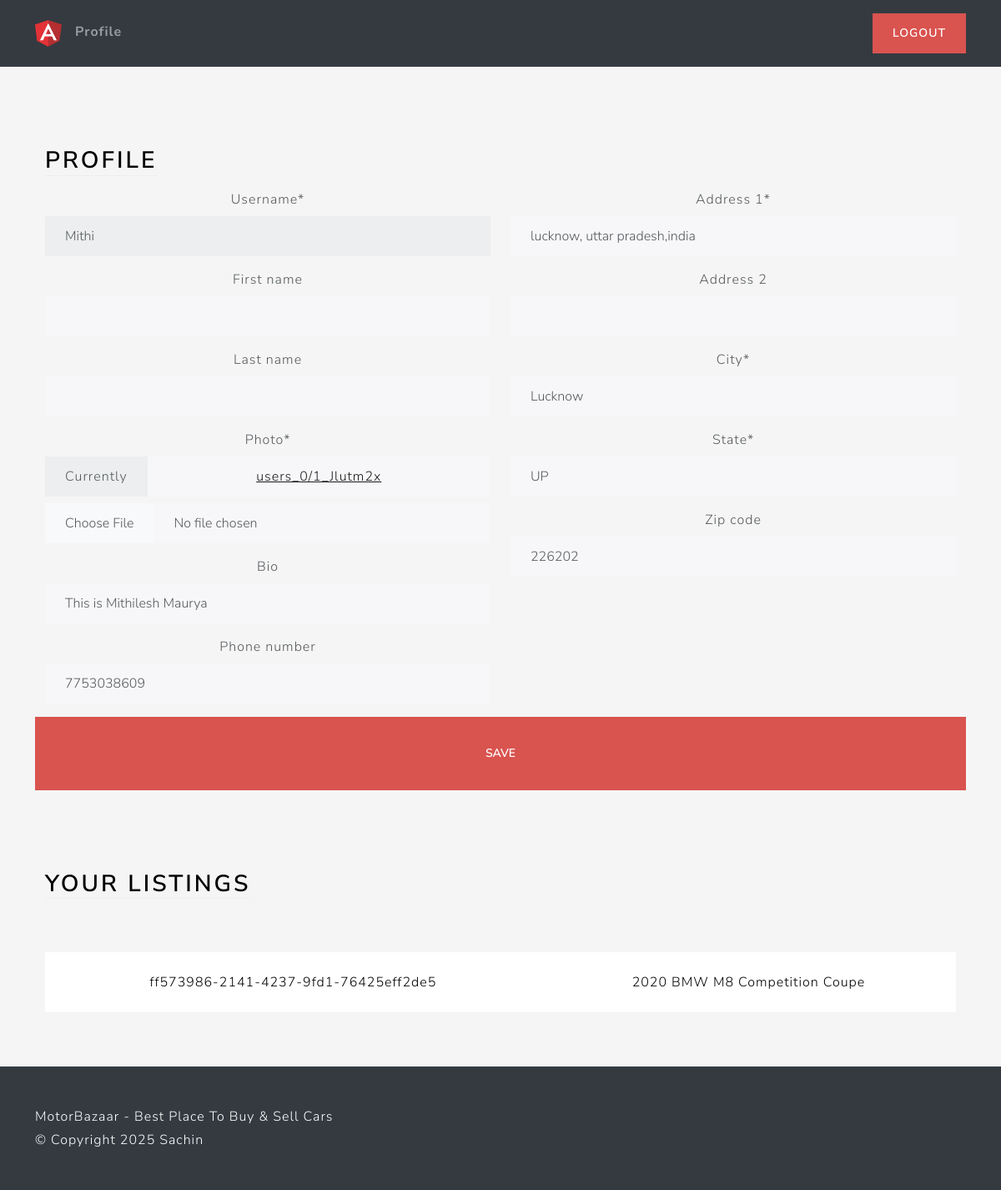
/profile/ (signed in), run on an earlier commit of the app's database.
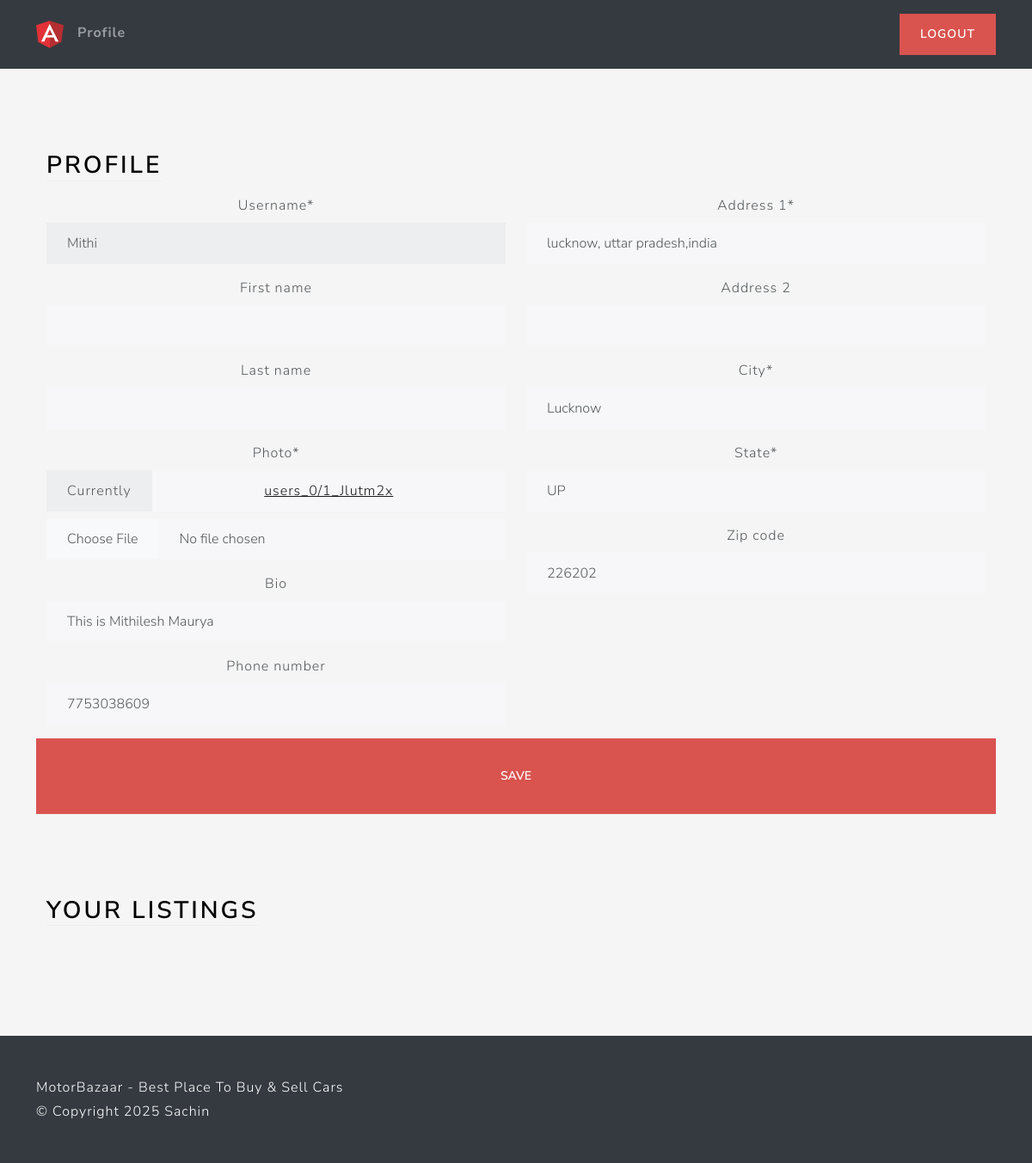
And on a later commit of the database.
### mainapp/models.py (models this page shows, shortened)
class Listing(models.Model):
    id=models.UUIDField(primary_key=True, default=uuid.uuid4,unique=True, editable=False)
    created_at=models.DateTimeField(auto_now_add=True)
    updated_at=models.DateTimeField(auto_now=True)
    seller=models.ForeignKey(Profile, on_delete=models.CASCADE) #when profile get deleted, all listings will be deleted
    brands=models.CharField(max_length=30,choices=CAR_BRANDS,default=None)
    model=models.CharField(max_length=100)
    plateNumber=models.CharField(max_length=10)
    mileage=models.IntegerField(default=0)
    color=models.CharField(max_length=30,default='white')
    description=models.TextField()
    engine=models.CharField(max_length=30)
    transmission=models.CharField(max_length=30,choices=TRANSMISSION,default=None)
    location=models.OneToOneField(Location,on_delete=models.SET_NULL,null=True)
    image=models.ImageField(upload_to=user_listing_path)

### users/views.py (the view, shortened to what this page needs)
# urls.py: path('profile/',ProfileView.as_view(),name='profile'),
@method_decorator(login_required,name='dispatch')
class ProfileView(View):
    def get(self,request):
        user_listing=Listing.objects.filter(seller=request.user.profile)
        user_form=UserForm(instance=request.user)
        profile_form=ProfileForm(instance=request.user.profile)
        location_form=LocationForm(instance=request.user.profile.location)
        return render(request,'views/profile.html',{'user_form':user_form,'profile_form':profile_form,'location_form':location_form,'user_listing':user_listing})

### users/forms.py
class UserForm(forms.ModelForm):
    username=forms.CharField(disabled=True)
    class Meta:
        model=User
        fields=('username','first_name','last_name')

class ProfileForm(forms.ModelForm):
    class Meta:
        model=Profile
        fields=('photo','bio','phone_number')

### users/templates/views/profile.html (shortened to what this page needs)
{% extends "base/base.html" %}
{% load static %}
{% load crispy_forms_tags %}
{% block 'body' %}
<div class="container-fluid text-center py-5">
    <div class="container px-4 py-5" id="hanging-icons">
        <div class="row g-4">
            <div class="col d-flex align-items-start">
                <div>
                    <h2 class="mb-3 border-bottom" style="color: black">Profile</h2>
                </div>
            </div>
        </div>
        <form action="" method="post" enctype="multipart/form-data">
            <div class="row">
                <div class="col-6">
                    {{ user_form|crispy }}
                    {{ profile_form|crispy }}
                </div>
                <div class="col-6">
                    {{ location_form|crispy }}
                </div>
                <br>
                <button class="btn btn-lg btn-danger" type="submit" value="Submit">Save</button>
            </div>
        </form>
    </div>
    <div class="container px-4">
        <div class="row g-4 py-5">
            <div class="col d-flex align-items-start">
                <div>
                    <h2 class="mb-3 border-bottom" style="color: black">Your Listings</h2>
                </div>
            </div>
        </div>
        <table class="table table-hover">
            <tbody>
                {% for listing in user_listing %}
                <tr>
                    <td>{{listing.id}}</td>
                    <td>{{listing.model}}</td>
                </tr>
                {% endfor %}
            </tbody>
        </table>
    </div>
</div>
{% endblock %}

What changed in the data, as far as the page shows it:
removed Listing: id "ff573986-2141-4237-9fd1-76425eff2de5", model "2020 BMW M8 Competition Coupe"
